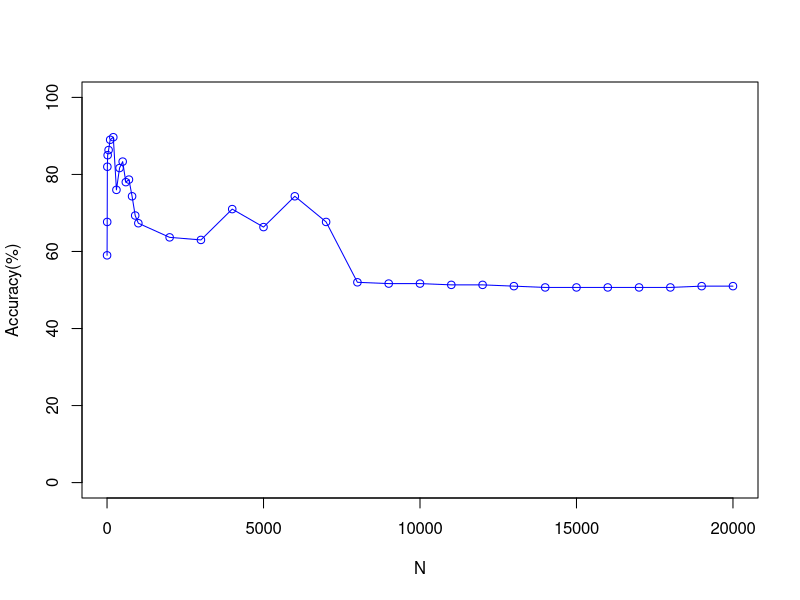

The R script that drew this image:
# Author : G Asish Kumar*/
# Description: Plot that shows the comparison of Accuracy vs No of Top features Selected for 
# 			   T Test having K=2 and With Normalisation of the features 

 x <- c(1, 5, 10, 20, 50, 100, 200, 300, 400, 500, 600, 700, 800, 900, 1000, 2000, 3000, 4000, 5000, 6000, 7000, 8000, 9000, 10000, 11000, 12000, 13000, 14000, 15000, 16000, 17000, 18000, 19000, 20000)
 y <- c(59,
67.66666667,
82,
85,
86.33333333,
89,
89.66666667,
76,
81.66666667,
83.33333333,
78,
78.66666667,
74.33333333,
69.33333333,
67.33333333,
63.66666667,
63,
71,
66.33333333,
74.33333333,
67.66666667,
52,
51.66666667,
51.66666667,
51.33333333,
51.33333333,
51,
50.66666667,
50.66666667,
50.66666667,
50.66666667,
50.66666667,
51,
51)
 plot(x, y, type='o', pch=1, col="blue", xlab="N", ylab="Accuracy(%)", ylim=c(0, 100), xlim=c(0,20000))
